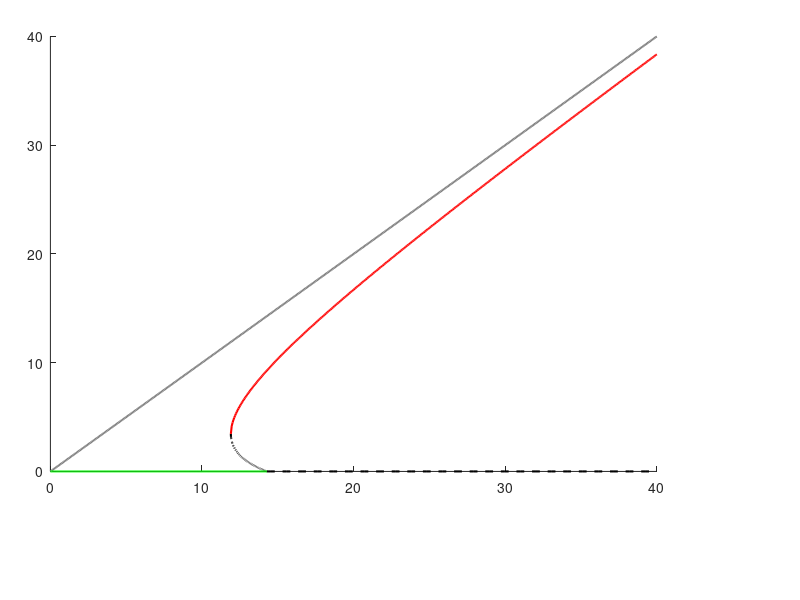

Here is the MATLAB script that generated this plot: (Note: this script raises an error after producing the figure.)
clear all
close all
clc

beta = 0.01; nu = 0.2; gamma = 1 / 7;


% Max_N = 20;
Max_N = 40;
disp(['judge ' num2str(gamma/beta - 1/nu)])
N_1 = 2*sqrt(gamma/beta/nu)-1/nu
N_2 = gamma/beta

N_sn = linspace(0,N_2,1000);
I_0 = zeros(size(N_sn));

N_zheng = linspace(N_1,Max_N,500);
N_fu = linspace(N_1,N_2,500);
I_1 = (beta*(nu.*N_zheng - 1) + sqrt((beta+beta*nu.*N_zheng).^2-4*beta*nu*gamma))./(2*beta*nu);
I_2 = (beta*(nu.*N_fu - 1) - sqrt((beta+beta*nu.*N_fu).^2-4*beta*nu*gamma))./(2*beta*nu);

gwLineWidth = 1.5;
figure
set(gcf,'Position', [100 300 500 420])
axes('Position',[0.063 0.214285714285714 0.758 0.725]);
set(gca,'Color','none')

hold on

plot(linspace(0,Max_N,500),linspace(0,Max_N,500),'Color',[0.5 0.5 0.5],'LineWidth',gwLineWidth)

plot(real(N_fu),real(I_2),'k--','LineWidth',gwLineWidth);
plot(N_sn,I_0,'g-','LineWidth',gwLineWidth);

plot(linspace(N_2,Max_N,100+1),zeros(size(linspace(N_2,Max_N,100+1))),'k--','LineWidth',gwLineWidth);

plot(N_zheng,real(I_1),'r-','LineWidth',gwLineWidth);

N = 13.36;
I = 1.0;
S = N - I;
x0 = [S; I];
dt = 0.1; tspan = [0:dt:600];
[sol_t, sol_x] = ode45(@(t,x) OdeSISystem(t,x,beta,nu,gamma), tspan, x0);
endingS = sol_x(end,1);
endingI = sol_x(end,2);

s1 = 220;
scatter(N, endingI,s1,'MarkerFaceColor','r', ...
    'MarkerEdgeColor','r','Marker','pentagram');



set(gca, 'YAxisLocation', 'right');
ax = gca; 
ax.XTick = [0:10:Max_N]; 
ax.XTickLabel = {'0','10','20','30','$\langle N\rangle$'}; 
ax.XAxis.FontName = 'Times New Roman'; 
ax.TickLabelInterpreter = 'latex';


ax.YTick = [0:10:Max_N]; 
ax.YTickLabel = {'0','10','20','30','$I^{*}$'}; 
ax.YAxis.FontName = 'Times New Roman'; 
ax.TickLabelInterpreter = 'latex';

ax.TickDir = 'out';

xlim([0 Max_N])
ylim([-0.5,Max_N])

set(gca,'XColor','b','YColor','b','TickLength',...
    [0.02 0.02],'FontSize',24,'linewidth',gwLineWidth,'layer','top');

%%


control_N1 = 7.664;
S = endingS;
I = control_N1 - S;

plot(control_N1, I, 'MarkerSize',18,'Marker','.','LineStyle','none','Color','k');



disp(['segreation I = ' num2str(endingI-I)])
disp(['S = ' num2str(S) ', I = ' num2str(I) ', S+I = ' num2str(S+I)])
x0 = [S; I];
[controlI_t, controlI_x] = ode45(@(t,x) OdeSISystem(t,x,beta,nu,gamma), tspan, x0);

point1 = [13.36, endingI];
point2 = [control_N1, I];

gwHeadWidth = 8;
gwcolor_h = 'k';
gwcolor_v = [0.16078431372549 0.501960784313725 0.364705882352941];
gwLineStyle_h = ':';
gwLineStyle_v = '-';

axPos = ax.Position; 
xLimits = get(gca, 'XLim');
yLimits = get(gca, 'YLim');

startX = point1(1); startY = point1(2); 
endX = point2(1);   endY = point2(2); 

relativeStartX = axPos(1) + (startX - xLimits(1)) / (xLimits(2) - xLimits(1)) * axPos(3);
relativeStartY = axPos(2) + (startY - yLimits(1)) / (yLimits(2) - yLimits(1)) * axPos(4);
relativeEndX = axPos(1) + (endX - xLimits(1)) / (xLimits(2) - xLimits(1)) * axPos(3);
relativeEndY = axPos(2) + (endY - yLimits(1)) / (yLimits(2) - yLimits(1)) * axPos(4);
annotation('arrow', [relativeStartX, relativeEndX], [relativeStartY, relativeEndY], ...
    'LineWidth',gwLineWidth,'HeadWidth',gwHeadWidth,'HeadLength',gwHeadWidth, ...
    'Color',gwcolor_h,'LineStyle',gwLineStyle_h);

figure_name = ['./beijing control  I ' 'beta=' num2str(beta,'%.3f') ' nu=' num2str(nu,'%.3f')  '.eps'];
saveas(gcf, figure_name, 'epsc');

figure
set(gcf,'Position', [100 300 500 420])
axes('Position',[0.187 0.225 0.758 0.725]);
set(gca,'Color','none')
hold on
plot(sol_t,      sol_x(:,2),'LineWidth',gwLineWidth,'LineStyle','-','Color','r');
plot(controlI_t+sol_t(end), controlI_x(:,2),'LineWidth',gwLineWidth,'LineStyle','-','Color','b');

ax = gca; 
ax.XTick = [0:200:tspan(end)]; 
ax.XTickLabel = [0:200:tspan(end)]; 
ax.XAxis.FontName = 'Times New Roman'; 
ax.TickLabelInterpreter = 'latex';


ax.YTick = [0:2:10]; 
ax.YTickLabel = [0:2:10]; 
ax.YAxis.FontName = 'Times New Roman';
ax.TickLabelInterpreter = 'latex';

ax.TickDir = 'out';


xlim([0 tspan(end)*2])
ylim([0 10])

xlabel('Time $t$','FontName','Times New Roman','FontSize',24,'Interpreter','latex');
ylabel('$I(t)$','FontName','Times New Roman','FontSize',24,'Interpreter','latex');

set(gca,'XColor','k','YColor','k','TickLength',...
    [0.02 0.02],'FontSize',24,'linewidth',gwLineWidth,'layer','top');

save databeijing_backward_bifurcation_control_population controlI_t controlI_x sol_t sol_x

